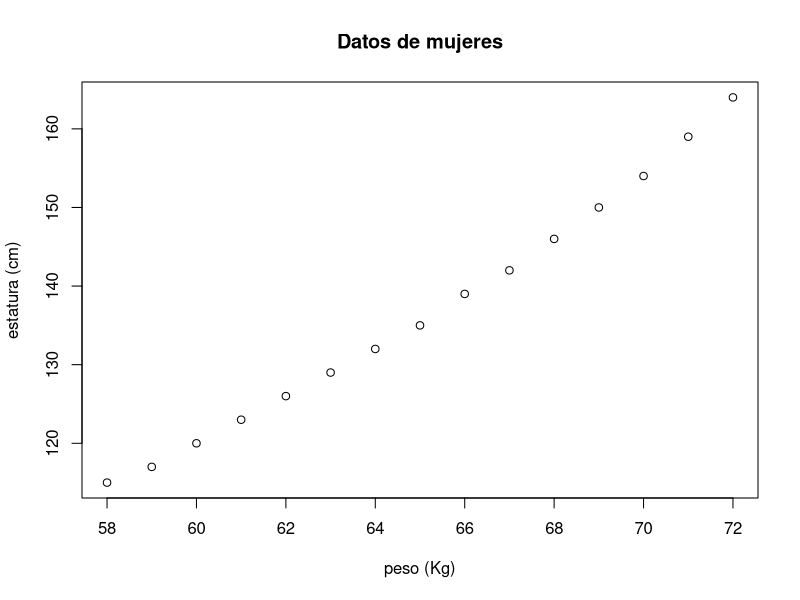
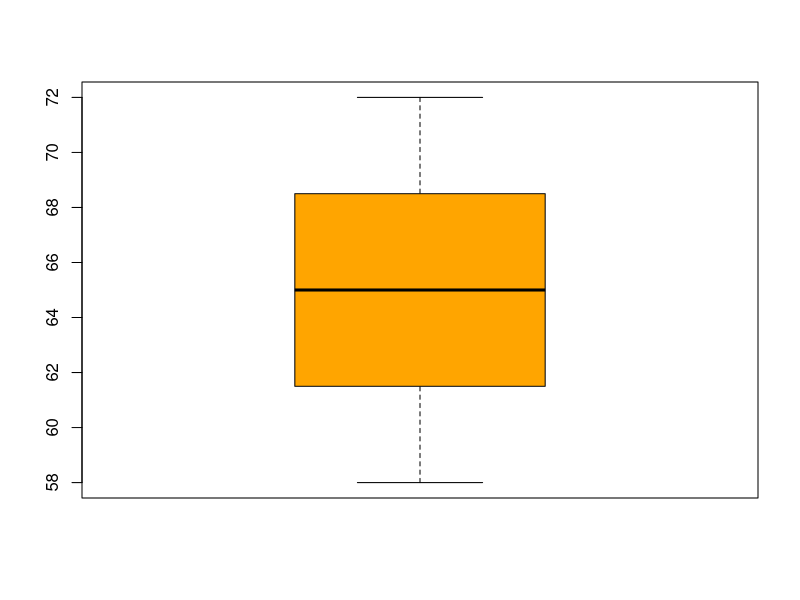
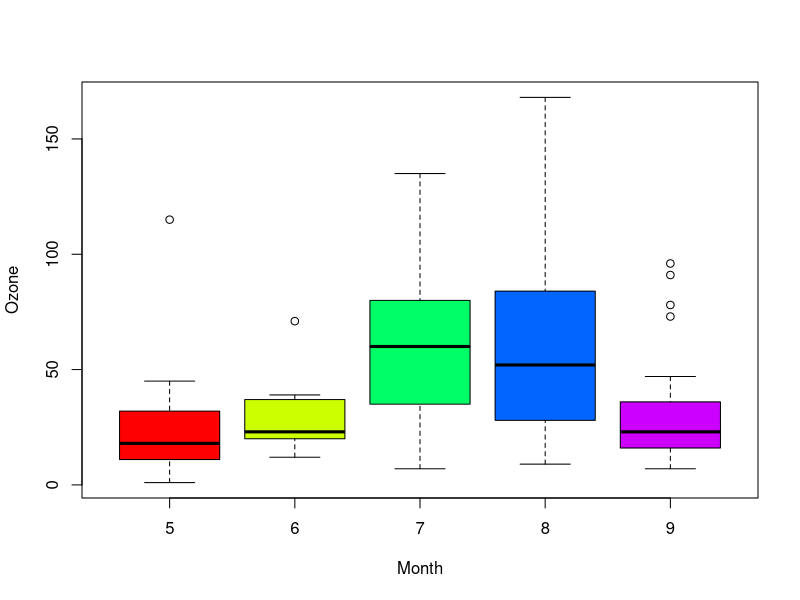

Here is the R script that generated these plots, in order:
## ---- chunk 1
knitr::opts_chunk$set(echo = FALSE)
## ---- chunk 2
library(cowplot)
library(ggplot2)
library(dplyr)
library(data.table)
library(datasets)
library(stats)
library(readxl)
library(psych)
library(xtable)
options(xtable.floating=FALSE)
options(xtable.timestamp="")
options(xtable.comment=FALSE)
## ---- chunk 3
mujeres<-women
names(mujeres)
## ---- chunk 4
mean(mujeres$peso)
## ---- chunk 5
peso<-mujeres$weight*0.4536
estatura<-mujeres$height*2.54
names(mujeres)<-c("peso","estatura")
head(mujeres,2)
## ---- chunk 6
plot(mujeres, main="Datos de mujeres",xlab="peso (Kg)",ylab="estatura (cm)")

## ---- chunk 7
knitr::kable(mujeres, caption = 'Datos de mujeres')
## ---- chunk 8
fivenum(mujeres$peso)

## ---- chunk 9
boxplot(mujeres$peso,col="orange")
## ---- chunk 10
# data(airquality)
kruskal.test(Ozone ~ Month, data = airquality)
## ---- chunk 11
boxplot(Ozone ~ Month, data=airquality,col=rainbow(5))
## ---- chunk 12
# Creación de matrices y operaciones con ellas:
A=matrix(c(1,2,3,4,5,6), byrow=TRUE,nrow=2)   # La matriz se rellena por filas
A                                             # Mostramos la matriz A
B=matrix(c(1,3,5,7,9,11), nrow=2)             # La matriz se rellena por columnas
B                                             # Mostramos la matriz B
t(A)                                          # Matriz traspuesta
A+B                                           # Suma de matrices
A*B                                           # Matrices multiplicadas término a término
A %*% t(B)                                       # Producto de matrices

